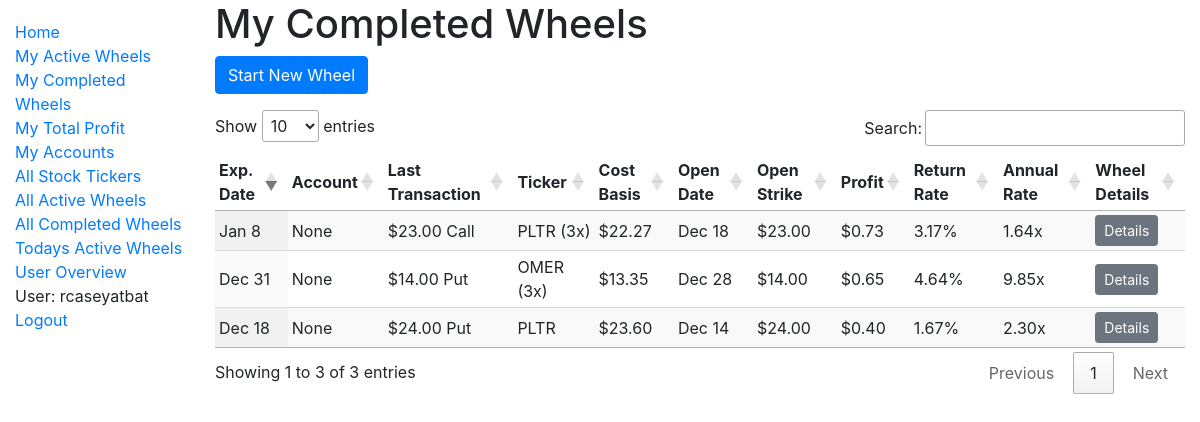
The page /catalog/my_completed_wheels/ (signed in) on the database as committed earlier.
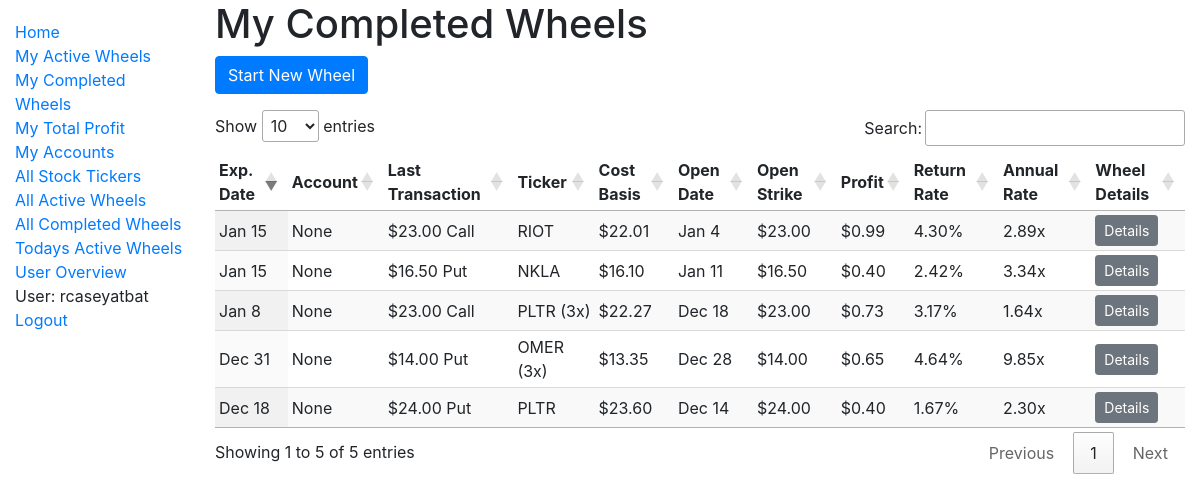
The same page on the database as committed later.
### catalog/models.py (models this page shows, shortened)
class OptionWheel(models.Model):
    user = models.ForeignKey(
        settings.AUTH_USER_MODEL,
        on_delete=models.CASCADE,
        db_index=True,
    )
    stock_ticker = models.ForeignKey(
        'StockTicker',
        on_delete=models.CASCADE,
    )
    account = models.ForeignKey(
        Account,
        on_delete=models.SET_NULL,
        db_index=True,
        blank=True,
        null=True,
    )
    quantity = models.IntegerField(default=1)
    is_active = models.BooleanField(db_index=True)
    total_profit = models.DecimalField(max_digits=12, decimal_places=2, default=None, null=True)
    total_days_active = models.IntegerField(default=None, null=True)
    collatoral = models.DecimalField(max_digits=12, decimal_places=2, default=None, null=True)
    def get_all_option_purchases(self):
         return self.option_purchases.all()
    def get_first_option_purchase(self):
        return self.option_purchases.all().last()
    def get_last_option_purchase(self):
        return self.option_purchases.all().first()
    def get_open_date(self):
        first = self.get_first_option_purchase()
        if first:
            return first.purchase_date.date()
        return datetime.min.date()
    def get_expiration_date(self):
        last_purchase = self.get_last_option_purchase()
        if last_purchase:
            return last_purchase.expiration_date
        return datetime.max.date()
    def is_expired(self):
        if not self.is_active:
            return False
        now = datetime.now()
        today = now.date()
        if now.hour >= settings.MARKET_CLOSE_HOUR:
            return self.get_expiration_date() <= today
        return self.get_expiration_date() < today
    def get_cost_basis(self):
        purchases = self.get_all_option_purchases()
        if not purchases:
            return 'N/A'
        revenue = sum(purchase.premium for purchase in purchases)
        first_purchase = self.get_first_option_purchase()
        return first_purchase.strike - revenue
    def add_purchase_data(self, fetch_price=True):
        purchases = self.get_all_option_purchases()
        if purchases:
            cost_basis = self.get_cost_basis()
            first_purchase = self.get_first_option_purchase()
            last_purchase = self.get_last_option_purchase()
            profit_if_exits_here = last_purchase.strike - cost_basis
            days_active_so_far = busday_count_inclusive(
                first_purchase.purchase_date.date(),
                last_purchase.expiration_date,
            )
            decimal_rate_of_return = float(profit_if_exits_here / first_purchase.strike)
            annualized_rate_of_return_if_exits_here = compute_annualized_rate_of_return(decimal_rate_of_return, 1, days_active_so_far)
            self.cost_basis = cost_basis
            self.profit_if_exits_here = profit_if_exits_here
            self.days_active_so_far = days_active_so_far
            self.decimal_rate_of_return = decimal_rate_of_return
            self.annualized_rate_of_return_if_exits_here = annualized_rate_of_return_if_exits_here
            self.open_date = self.get_open_date()
            self.open_strike = first_purchase.strike
            self.expiration_date = self.get_expiration_date()
            self.last_purchase = last_purchase
            self.expired = self.is_expired()
            self.purchases = purchases

class OptionPurchase(models.Model):
    user = models.ForeignKey(
        settings.AUTH_USER_MODEL,
        on_delete=models.CASCADE,
        db_index=True,
    )
    option_wheel = models.ForeignKey(
        'OptionWheel',
        on_delete=models.CASCADE,
        db_index=True,
        related_name='option_purchases'
    )
    purchase_date = models.DateTimeField()
    expiration_date = models.DateField()
    strike = models.DecimalField(max_digits=12, decimal_places=2)
    price_at_date = models.DecimalField(max_digits=12, decimal_places=2)
    premium = models.DecimalField(max_digits=12, decimal_places=2)
    class CallOrPut(models.TextChoices):
        CALL = 'C', _('Call')
        PUT = 'P', _('Put')
    call_or_put = models.CharField(
        max_length=1,
        choices=CallOrPut.choices,
        default=CallOrPut.PUT,
    )
    class Meta:
        ordering = ['-expiration_date', '-purchase_date']

class StockTicker(models.Model):
    name = models.CharField(max_length=200, help_text='Enter a ticker, like TSLA.', unique=True, db_index=True)
    class StockRecommendation(models.TextChoices):
        NONE = 'NO', _('None')
        STABLE = 'ST', _('Stable Choice')
        HIGHVOLATILITY = 'HV', _('High Volatility')
    recommendation = models.CharField(
        max_length=2,
        choices=StockRecommendation.choices,
        default=StockRecommendation.NONE,
    )
    def __str__(self):
        return self.name
    class Meta:
        ordering = ["name"]

### catalog/views.py (the view)
# urls.py: path('my_completed_wheels/', views.my_completed_wheels, name='my-completed-wheels'),
@login_required
def my_completed_wheels(request):
    user = request.user
    wheels = OptionWheel.objects.filter(user=user, is_active=False)
    for wheel in wheels:
        wheel.add_purchase_data(fetch_price=False)
    context = {'wheel_user': user}
    context["wheels"] = wheels
    return render(request, 'completed_wheels.html', context=context)

### catalog/business_day_count.py (called while the page is built)
def busday_count_inclusive(start_date, end_date):
  if (start_date == end_date):
  	return 1
  return numpy.busday_count(start_date, end_date) + 1

### catalog/option_price_computation.py (called while the page is built)
def compute_annualized_rate_of_return(profit_decimal, odds, days, profit_decimal_fail_case=0):
    if days < 5:
        days = 5
    rate_of_return_success_case = 1 + profit_decimal
    rate_of_return_fail_case = 1 + profit_decimal_fail_case
    effective_rate_of_return = rate_of_return_success_case * odds + rate_of_return_fail_case * (1 - odds)
    return effective_rate_of_return ** (BUSINESS_DAYS_IN_YEAR / days)

### catalog/templatetags/filter_tags.py (called while the page is built)
@register.filter
def percentage(value):
    try:
        return '{:.2%}'.format(value)
    except (ValueError, TypeError):
        return value

@register.filter
def call_or_put(value):
    if value == 'P':
        return 'Put'
    elif value == 'C':
        return 'Call'
    return value

### catalog/templates/completed_wheels.html
{% extends "base_generic.html" %}
{% block content %}
  {% if user.is_authenticated and user.id == wheel_user.id %}
    <h1>My Completed Wheels</h1>
    <p><a type="button" class="btn btn-primary" href="{% url 'wheel-create' %}">Start New Wheel</a></p>
  {% else %}
    <h1>Completed Wheels for {{ wheel_user }}</h1>
  {% endif %}
  {% if wheels %}
    {% include '_base_wheel_table.html' with wheels=wheels %}
  {% else %}
    <p>You have no completed wheels</p>
  {% endif %}
{% endblock %}

### catalog/templates/_base_wheel_table.html (shortened to what this page needs)
{% load filter_tags %}
<div>
  <table
    class="display compact wheel_table" {% if not active %} data-order='[[ 0, "desc" ]]'{% endif %}>
    <thead>
      <tr>
        <th>Exp. Date</th>
        <th>Account</th>
        <th>Last Transaction</th>
        <th>Ticker</th>
        <th>Cost Basis</th>
        <th>Open Date</th>
        <th>Open Strike</th>
        <th>Profit{% if active %} (if exits){% endif %}</th>
        <th>Return Rate{% if active %} (if exits){% endif %}</th>
        <th>Annual Rate{% if active %} (if exits){% endif %}</th>
        <th>Wheel Details</th>
      </tr>
    </thead>
    <tbody>
      {% for row in wheels %}
        <tr>
          <td data-order={{ row.expiration_date | date:"c" }}>
            {{ row.expiration_date | date:"M j" }}
          </td>
          <td>
            {{ row.account }}
          </td>
          <td>
            ${{ row.last_purchase.strike }} {{ row.last_purchase.call_or_put | call_or_put }}
          </td>
          <td>
            {{ row.stock_ticker }}
            {% if row.quantity > 1 %}
              ({{ row.quantity}}x)
            {% endif %}
          </td>
          <td>
            ${{ row.cost_basis }}
          </td>
          <td data-order={{ row.open_date | date:"c" }}>
            {{ row.open_date | date:"M j"}}
          </td>
          <td>
            ${{ row.open_strike }}
          </td>
          <td>
            ${{ row.profit_if_exits_here }}
          </td>
          <td>
            {{ row.decimal_rate_of_return | percentage }}
          </td>
          <td data-order={{ row.annualized_rate_of_return_if_exits_here }}>
            {{ row.annualized_rate_of_return_if_exits_here | floatformat:2 }}x
          </td>
          <td>
            <a type="button" class="btn btn-secondary btn-sm" href="{% url 'wheel-detail' pk=row.pk %}">Details</a>
          </td>
        </tr>
      {% endfor %}
    </tbody>
  </table>
</div>

Rows that differ between the two databases and show on the page:
now on this page (row edited): OptionWheel: expiration_date "Jan 15", account "None", last_purchase.strike "23.00", last_purchase.call_or_put|call_or_put "Call", stock_ticker "RIOT", cost_basis "22.01", open_date "Jan 4", open_strike "23.00", profit_if_exits_here "0.99", decimal_rate_of_return|percentage "4.30%", annualized_rate_of_return_if_exits_here "2.89"
now on this page (row edited): OptionWheel: expiration_date "Jan 15", account "None", last_purchase.strike "16.50", last_purchase.call_or_put|call_or_put "Put", stock_ticker "NKLA", cost_basis "16.10", open_date "Jan 11", open_strike "16.50", profit_if_exits_here "0.40", decimal_rate_of_return|percentage "2.42%", annualized_rate_of_return_if_exits_here "3.34"
Other text that changed with them:
text written by a page script: "Show entries Search: Showing 1 to 3 of 3 entries Previous 1 Next" → "Show entries Search: Showing 1 to 5 of 5 entries Previous 1 Next"
